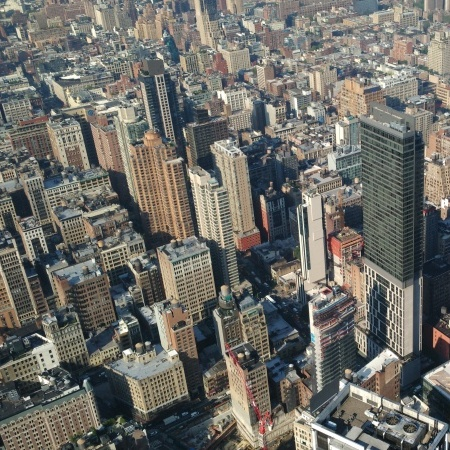
#> input picture gr3/images/NYC.jpg, 450 x 450 px
$ python test.py
#> lines starting #> are read from the running program, lines starting #| are printed output that depends on the picture
from PIL import Image #A partir de la librairie PIL on importe le module Image

image = Image.open("NYC.jpg") #On importe l'image
#> image is the input picture: PIL image 450x450 RGB; mean R, G, B 109.9, 109, 103.4
largeur, hauteur = image.size #On crée un tuple contenant les composantes largeur hauteur
#> largeur = 450; hauteur = 450

def reduire_image(image, f_reduction):
    """Création d'une nouvelle image réduite"""
#> called with f_reduction = 3
    nouvelle_largeur = largeur // f_reduction
#> nouvelle_largeur = 150
    nouvelle_hauteur = hauteur // f_reduction
#> nouvelle_hauteur = 150
    nouvelle_image = Image.new("RGB", (nouvelle_largeur, nouvelle_hauteur))
#> nouvelle_image: PIL image 150x150 RGB; every value is 0

    for y in range(0,hauteur,f_reduction):
        for x in range(0,largeur,f_reduction):
            pixel = image.getpixel((x,y))
            nouvelle_image.putpixel((x//f_reduction, y//f_reduction), pixel)
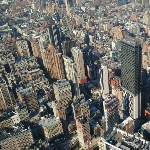
#> nouvelle_image: PIL image 150x150 RGB; mean R, G, B 110, 109.2, 103.5

    nouvelle_image.save("img_reduite.jpg") #sauvegarde

reduire_image(image, 3)
